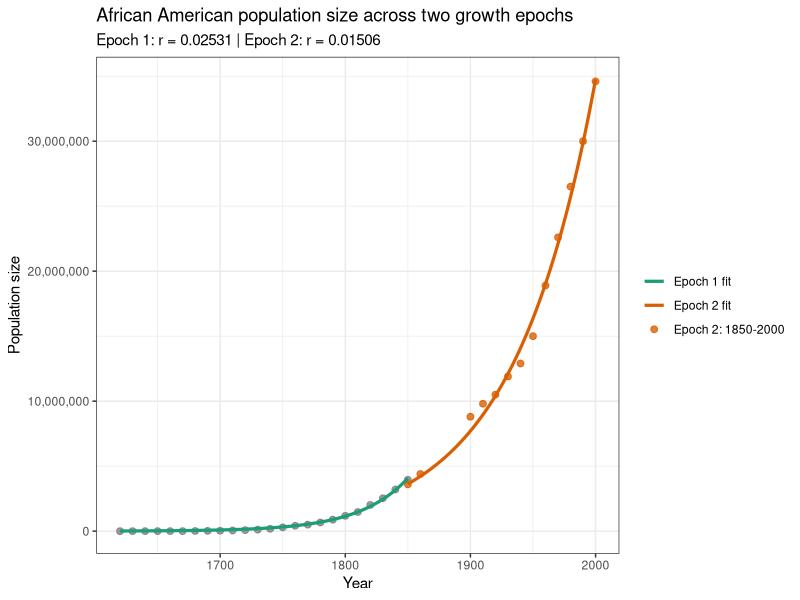
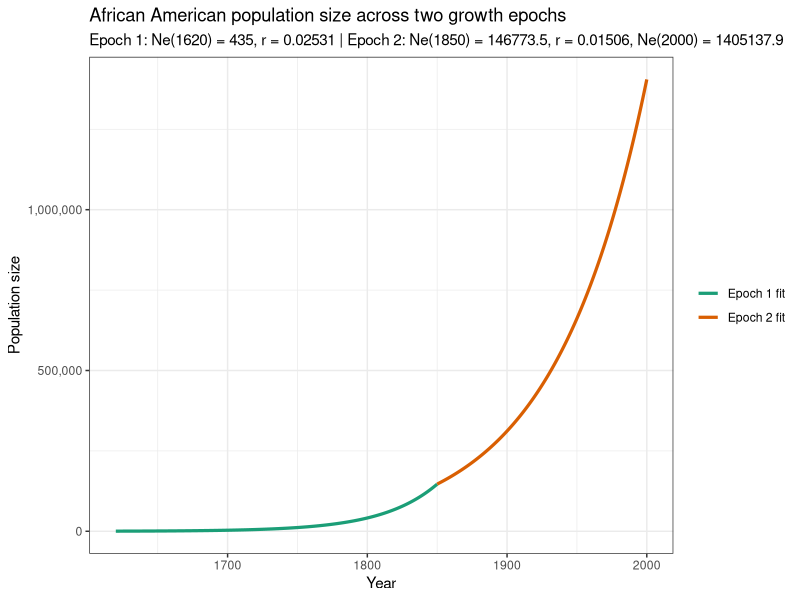
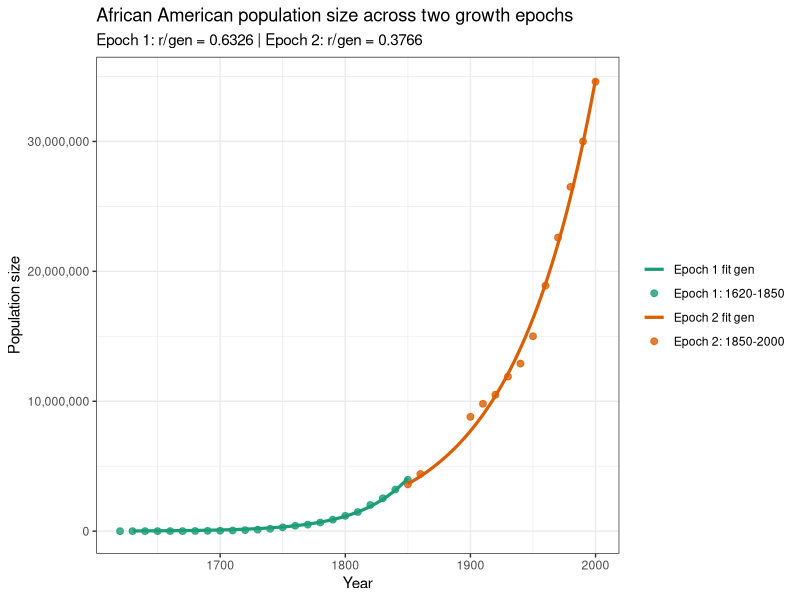
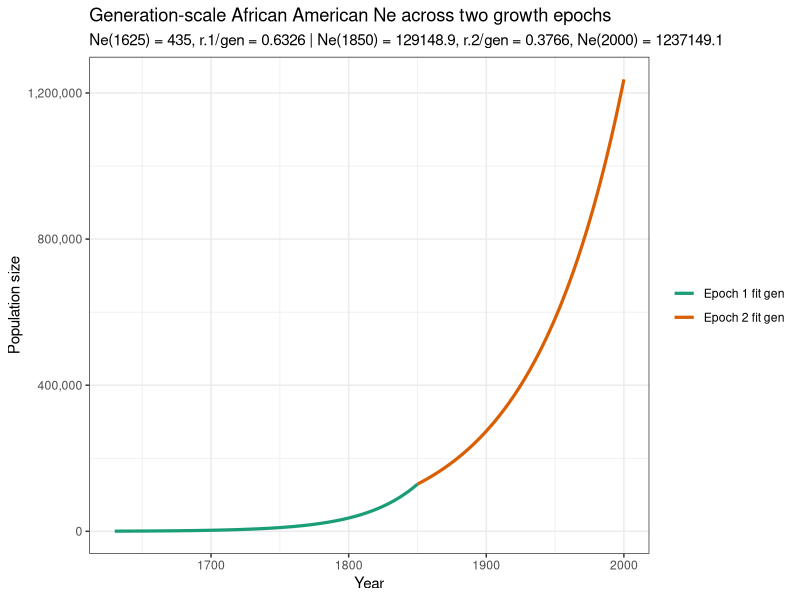
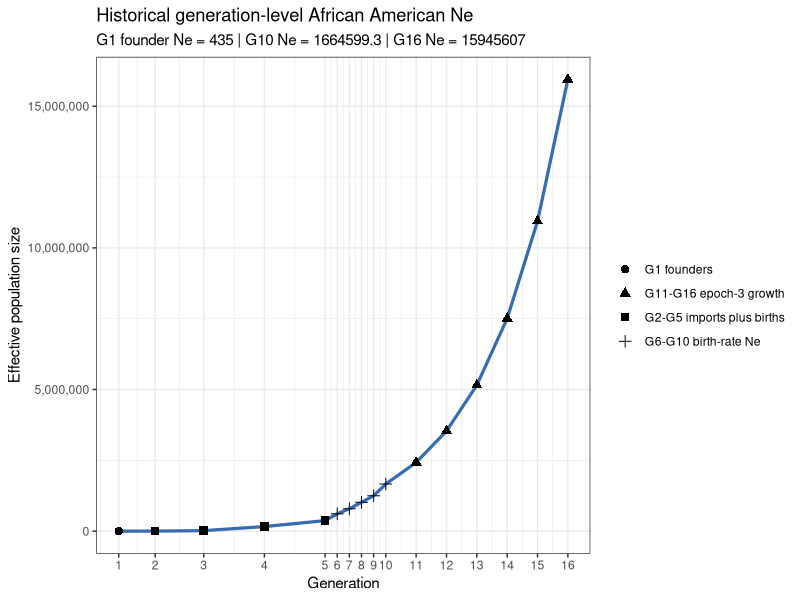

Reproduce these figures in R, in order.
# ______________________________________________________________________________
# Aydin Karatas
# ___
# University of Southern California
# Department of Quantitative and Computational Biology
# Mooney Lab
# ___
# calc.ADMIX.params.R
# ______________________________________________________________________________


library(tidyverse)

# rate 1 ----
# data from Hacker 2021
AA.pop.1.all <- data.frame(
  period = c(
    "1610-1620", "1620-1630", "1630-1640", "1640-1650", "1650-1660",
    "1660-1670", "1670-1680", "1680-1690", "1690-1700", "1700-1710",
    "1710-1720", "1720-1730", "1730-1740", "1740-1750", "1750-1760",
    "1760-1770", "1770-1780", "1780-1790", "1790-1800", "1800-1810",
    "1810-1820", "1820-1830", "1830-1840", "1840-1850", "1850-1860",
    "1860-1861", "1861-1862", "1862-1863", "1863-1864", "1864-1865"
  ),
  pop.beginning = c(
    0, 20, 59, 585, 1568,
    2862, 4444, 6832, 16394, 27806,
    41844, 67294, 95669, 156040, 247027,
    319290, 459446, 558921, 706514, 908036,
    1195182, 1550757, 2021968, 2530405, 3204420,
    3953760, 3991133, 3903859, 3815760, 3726828
  ),
  pop.end = c(
    20, 59, 585, 1568, 2862,
    4444, 6832, 16394, 27806, 41844,
    67294, 95669, 156040, 247027, 319290,
    459446, 558921, 706514, 908036, 1195182,
    1550757, 2021968, 2530405, 3204420, 3953760,
    3991133, 3903859, 3815760, 3726828, 3630336
  ),
  growth.rate.10yr = c(
    NA, 195.0, 891.5, 168.0, 82.5,
    55.3, 53.7, 140.0, 69.6, 50.5,
    60.8, 42.2, 63.1, 58.3, 29.3,
    43.9, 21.7, 26.4, 28.5, 31.6,
    29.8, 30.4, 25.1, 26.6, 23.4,
    NA, NA, NA, NA, NA
  ),
  person.years.lived = c(
    16, 361, 2293, 9970, 21505,
    35952, 55527, 109243, 215999, 343482,
    535651, 806513, 1234030, 1980625, 2816150,
    3851269, 5075599, 6298380, 8030652, 10450423,
    13652609, 17759559, 22666906, 28541607, 35659777,
    3972417, 3947335, 3859642, 3771119, 3144251
  ),
  hours.worked.millions = c(
    0, 1, 5, 23, 49,
    82, 127, 251, 496, 788,
    1229, 1850, 2831, 4544, 6461,
    8835, 11644, 14449, 18423, 23975,
    31321, 40743, 52001, 65478, 81808,
    9113, 9056, 8855, 8651, 7213
  ),
  assumed.birth.rate = c(
    NA, 22.4, 22.4, 22.4, 22.4,
    22.4, 26.5, 27.3, 29.1, 31.0,
    34.6, 41.3, 41.4, 41.2, 46.4,
    39.5, 39.1, 44.7, 50.3, 55.8,
    55.7, 56.5, 56.5, 54.0, 52.3,
    49.6, 49.6, 49.6, 49.6, 49.6
  ),
  births = c(
    NA, 8, 51, 223, 481,
    804, 1472, 2986, 6295, 10635,
    18524, 33316, 51150, 81536, 130654,
    151957, 198660, 281549, 403648, 583395,
    759768, 1003859, 1280680, 1539820, 1865898,
    197032, 195788, 191438, 187048, 155955
  ),
  imported = c(
    32, 150, 110, 301, 1335,
    3038, 3582, 4947, 8197, 16442,
    17622, 41334, 66672, 26455, 44718,
    59557, 41129, 25105, 16183, 77368,
    5207, 410, 91, 0, 303,
    110, 0, 0, 0, 0
  ),
  smuggled = c(
    NA, NA, NA, NA, NA,
    NA, NA, NA, NA, NA,
    NA, NA, NA, NA, NA,
    NA, NA, NA, NA, NA,
    NA, 1100, 900, 500, 200,
    NA, NA, NA, NA, NA
  ),
  natural.increase.rate = c(
    NA, -30.8, 18.1, 6.8, -0.2,
    -4.0, -2.2, 4.2, 1.5, -0.7,
    1.5, -1.6, -0.5, 3.3, 1.0,
    2.1, 1.3, 2.2, 2.6, 2.4,
    2.7, 2.9, 2.4, 2.4, 2.2,
    NA, NA, NA, NA, NA
  ),
  births.plus.imports = c(
    32, 158, 161, 524, 1816,
    3842, 5054, 7933, 14492, 27077,
    36146, 74650, 117822, 107991, 175372,
    211514, 239789, 306654, 419831, 660763,
    764975, 1005369, 1281671, 1540320, 1866401,
    197142, 195788, 191438, 187048, 155955
  ),
  percent.total = c(
    0.0, 0.0, 0.0, 0.0, 0.0,
    0.0, 0.1, 0.1, 0.1, 0.3,
    0.4, 0.8, 1.2, 1.1, 1.8,
    2.2, 2.4, 3.1, 4.3, 6.7,
    7.8, 10.3, 13.1, 15.7, 19.0,
    2.0, 2.0, 2.0, 1.9, 1.6
  ),
  cumulative.number = c(
    32, 190, 351, 875, 2691,
    6533, 11587, 19520, 34012, 61089,
    97235, 171885, 289707, 397698, 573070,
    784584, 1024373, 1331027, 1750858, 2411621,
    3176596, 4181965, 5463636, 7003956, 8870357,
    9067499, 9263287, 9454725, 9641773, 9797728
  ),
  cumulative.percent = c(
    0.0, 0.0, 0.0, 0.0, 0.0,
    0.1, 0.1, 0.2, 0.3, 0.6,
    1.0, 1.8, 3.0, 4.1, 5.8,
    8.0, 10.5, 13.6, 17.9, 24.6,
    32.4, 42.7, 55.8, 71.5, 90.5,
    92.5, 94.5, 96.5, 98.4, 100.0
  ),
  stringsAsFactors = FALSE
)

AA.pop.1 <- AA.pop.1.all %>%
  mutate(
    start.year = as.numeric(sub("-.*", "", period)),
    imported.prev = dplyr::lag(imported),
    pop.beginning.no.prev.imports = pop.end - imported.prev,
    std.year = start.year - min(start.year) - 10
  ) %>%
  filter(
    !is.na(pop.beginning.no.prev.imports),
    start.year <= 1850
    ) %>%
  select(start.year, std.year, pop.beginning.no.prev.imports) 

# fit linear model on log-transformed size and extract coefficients
log.lm.model.1 <- lm(
  log(AA.pop.1$pop.beginning.no.prev.imports) ~ AA.pop.1$std.year
  )
summary(log.lm.model.1)
r0.1 <- coef(log.lm.model.1)[2]
i0.1 <- exp(coef(log.lm.model.1)[1])

log.nls.model.1 <- nls(
  data = AA.pop.1, pop.beginning.no.prev.imports ~ a * exp(b * std.year), 
  start = list(a = i0.1, b = r0.1)
)
summary(log.nls.model.1)
i.1 <- 1.207e+04 # from summary
r.1 <- 2.531e-02 # from summary


# rate 2 ----
# from...
#   1. Time Almanac 2005,
#   2. Statistical Abstract of the United States: 2003
#   3. We, the American Blacks
AA.pop.2 <- data.frame(
  year = c(
    1850, 1860, 1900, 1910, 1920, 1930, 1940, 1950, 1960, 1970, 1980, 1990, 2000
    ), 
  size = c(
    3.6, 4.4, 8.8, 9.8, 10.5, 11.9, 12.9, 15.0, 18.9, 22.6, 26.5, 30.0, 34.6
    )
  )
AA.pop.2 <- AA.pop.2 %>% 
  mutate(
    std.year = year - min(year),
    size = size * 1e6
    )

# fit linear model on log-transformed size and extract coefficients
log.lm.model.2 <- lm(
  log(AA.pop.2$size) ~ AA.pop.2$std.year
)
summary(log.lm.model.2)
r0.2 <- coef(log.lm.model.2)[2]
i0.2 <- exp(coef(log.lm.model.2)[1])


log.nls.model.2 <- nls(
  data = AA.pop.2, size ~ a * exp(b * std.year), 
  start = list(a = i0.2, b = r0.2)
)
summary(log.nls.model.2)
i.2 <- 3.630e+06 # from summary
r.2 <- 1.506e-02 # from summary


# timings ----
# from Hacker, Baharian, and Mooney
g.switch <- 9 # at 1850, 
g.tot <- 15 # 15 generations from 2000 is 1925. approx start time of admix pop

# generation-scale timings ----
gen.time <- 25
admix.start.year <- 1625
epoch.switch.year <- 1850
present.year <- 2000
g.switch.gen <- (epoch.switch.year - admix.start.year) / gen.time
g.tot.gen <- (present.year - admix.start.year) / gen.time

# pop size estimates ----
N.0 <- AA.pop.1$pop.beginning.no.prev.imports[2]
N.1 <- N.0 * exp(g.switch * r.1)
N.2 <- N.1 * exp((g.tot - g.switch) * r.2)

# build observed data for plotting ----
AA.pop.plot.obs <- bind_rows(
  AA.pop.1 %>%
    transmute(
      year = start.year,
      size = pop.beginning.no.prev.imports,
      epoch = "Epoch 1: 1620-1850"
    ),
  AA.pop.2 %>%
    transmute(
      year = year,
      size = size,
      epoch = "Epoch 2: 1850-2000"
    )
)

# build fitted curves for plotting ----
AA.pop.plot.fit.1 <- tibble(
  year = seq(min(AA.pop.1$start.year), max(AA.pop.1$start.year), by = 1)
) %>%
  mutate(
    std.year = year - 1620,
    size = i.1 * exp(r.1 * std.year),
    epoch = "Epoch 1 fit"
  )

AA.pop.plot.fit.2 <- tibble(
  year = seq(min(AA.pop.2$year), max(AA.pop.2$year), by = 1)
) %>%
  mutate(
    std.year = year - 1850,
    size = i.2 * exp(r.2 * std.year),
    epoch = "Epoch 2 fit"
  )

AA.pop.plot.fit <- bind_rows(AA.pop.plot.fit.1, AA.pop.plot.fit.2)

# plot ----
ggplot() +
  geom_point(
    data = AA.pop.plot.obs,
    aes(x = year, y = size, color = epoch),
    size = 2,
    alpha = 0.8
  ) +
  geom_line(
    data = AA.pop.plot.fit,
    aes(x = year, y = size, color = epoch),
    linewidth = 1.1
  ) +
  scale_y_continuous(labels = scales::comma) +
  scale_color_manual(
    values = c(
      "Epoch 1: 1625-1850" = "#1b9e77",
      "Epoch 2: 1850-2000" = "#d95f02",
      "Epoch 1 fit" = "#1b9e77",
      "Epoch 2 fit" = "#d95f02"
    )
  ) +
  labs(
    x = "Year",
    y = "Population size",
    color = NULL,
    title = "African American population size across two growth epochs",
    subtitle = paste0(
      "Epoch 1: r = ", round(r.1, 5),
      " | Epoch 2: r = ", round(r.2, 5)
    )
  ) +
  theme_bw()

# plausable Ne curves ----
# build fitted curves for plotting ----
AA.pop.plot.fitNe.1 <- tibble(
  year = seq(min(AA.pop.1$start.year), max(AA.pop.1$start.year), by = 1)
) %>%
  mutate(
    std.year = year - 1620,
    size = 435 * exp(r.1 * std.year),
    epoch = "Epoch 1 fit"
  )

AA.pop.plot.fitNe.2 <- tibble(
  year = seq(min(AA.pop.2$year), max(AA.pop.2$year), by = 1)
) %>%
  mutate(
    std.year = year - 1850,
    size = as.numeric(AA.pop.plot.fitNe.1[nrow(AA.pop.plot.fitNe.1), "size"]) 
    * exp(r.2 * std.year),
    epoch = "Epoch 2 fit"
  )

AA.pop.plot.fitNe <- bind_rows(AA.pop.plot.fitNe.1, AA.pop.plot.fitNe.2)

# plot Ne ----
ggplot() +
  geom_line(
    data = AA.pop.plot.fitNe,
    aes(x = year, y = size, color = epoch),
    linewidth = 1.1
  ) +
  scale_y_continuous(labels = scales::comma) +
  scale_color_manual(
    values = c(
      "Epoch 1: 1625-1850" = "#1b9e77",
      "Epoch 2: 1850-2000" = "#d95f02",
      "Epoch 1 fit" = "#1b9e77",
      "Epoch 2 fit" = "#d95f02"
    )
  ) +
  labs(
    x = "Year",
    y = "Population size",
    color = NULL,
    title = "African American population size across two growth epochs",
    subtitle = paste0(
      "Epoch 1: Ne(1620) = ", 
      round(as.numeric(AA.pop.plot.fitNe[1, "size"]), 1), 
      ", r = ", round(r.1, 5),
      " | Epoch 2: Ne(1850) = ", 
      round(as.numeric(AA.pop.plot.fitNe[nrow(AA.pop.plot.fitNe.1), "size"]), 1),
      ", r = ", round(r.2, 5),
      ", Ne(2000) = ",
      round(as.numeric(AA.pop.plot.fitNe[nrow(AA.pop.plot.fitNe), "size"]), 1)
    )
  ) +
  theme_bw()

# generation-scale fits ----
AA.pop.1.gen <- AA.pop.1.all %>%
  mutate(
    start.year = as.numeric(sub("-.*", "", period)),
    imported.prev = dplyr::lag(imported),
    pop.beginning.no.prev.imports = pop.end - imported.prev,
    std.gen = (start.year - admix.start.year) / gen.time
  ) %>%
  filter(
    !is.na(pop.beginning.no.prev.imports),
    start.year >= admix.start.year,
    start.year <= epoch.switch.year
  ) %>%
  select(start.year, std.gen, pop.beginning.no.prev.imports)

AA.pop.2.gen <- AA.pop.2 %>%
  transmute(
    year = year,
    std.gen = (year - epoch.switch.year) / gen.time,
    size = size
  )

# generation-scale rate 1 ----
log.lm.model.1.gen <- lm(
  log(AA.pop.1.gen$pop.beginning.no.prev.imports) ~ AA.pop.1.gen$std.gen
)
summary(log.lm.model.1.gen)
r0.1.gen <- coef(log.lm.model.1.gen)[2]
i0.1.gen <- exp(coef(log.lm.model.1.gen)[1])

log.nls.model.1.gen <- nls(
  data = AA.pop.1.gen,
  pop.beginning.no.prev.imports ~ a * exp(b * std.gen),
  start = list(a = i0.1.gen, b = r0.1.gen)
)
summary(log.nls.model.1.gen)
i.1.gen <- coef(log.nls.model.1.gen)[["a"]]
r.1.gen <- coef(log.nls.model.1.gen)[["b"]]

# generation-scale rate 2 ----
log.lm.model.2.gen <- lm(log(AA.pop.2.gen$size) ~ AA.pop.2.gen$std.gen)
summary(log.lm.model.2.gen)
r0.2.gen <- coef(log.lm.model.2.gen)[2]
i0.2.gen <- exp(coef(log.lm.model.2.gen)[1])

log.nls.model.2.gen <- nls(
  data = AA.pop.2.gen,
  size ~ a * exp(b * std.gen),
  start = list(a = i0.2.gen, b = r0.2.gen)
)
summary(log.nls.model.2.gen)
i.2.gen <- coef(log.nls.model.2.gen)[["a"]]
r.2.gen <- coef(log.nls.model.2.gen)[["b"]]

# generation-scale pop size estimates ----
N.0.gen <- 435
N.1.gen <- N.0.gen * exp(g.switch.gen * r.1.gen)
N.2.gen <- N.1.gen * exp((g.tot.gen - g.switch.gen) * r.2.gen)

# console comparison output ----
cat(
  paste0(
    "\nYear vs generation growth-rate comparison\n",
    "Epoch 1 yearly r: ", round(r.1, 8),
    " | Epoch 1 generational r: ", round(r.1.gen, 8), "\n",
    "Epoch 2 yearly r: ", round(r.2, 8),
    " | Epoch 2 generational r: ", round(r.2.gen, 8), "\n",
    "g.switch.gen: ", g.switch.gen,
    " | g.tot.gen: ", g.tot.gen, "\n\n"
  )
)

# generation-scale census curves ----
AA.pop.plot.fit.1.gen <- tibble(
  year = seq(min(AA.pop.1.gen$start.year), max(AA.pop.1.gen$start.year), by = 1)
) %>%
  mutate(
    std.gen = (year - admix.start.year) / gen.time,
    size = i.1.gen * exp(r.1.gen * std.gen),
    epoch = "Epoch 1 fit gen"
  )

AA.pop.plot.fit.2.gen <- tibble(
  year = seq(min(AA.pop.2.gen$year), max(AA.pop.2.gen$year), by = 1)
) %>%
  mutate(
    std.gen = (year - epoch.switch.year) / gen.time,
    size = i.2.gen * exp(r.2.gen * std.gen),
    epoch = "Epoch 2 fit gen"
  )

AA.pop.plot.fit.gen <- bind_rows(AA.pop.plot.fit.1.gen, AA.pop.plot.fit.2.gen)

# plot generation-scale census fits ----
ggplot() +
  geom_point(
    data = AA.pop.plot.obs,
    aes(x = year, y = size, color = epoch),
    size = 2,
    alpha = 0.8
  ) +
  geom_line(
    data = AA.pop.plot.fit.gen,
    aes(x = year, y = size, color = epoch),
    linewidth = 1.1
  ) +
  scale_y_continuous(labels = scales::comma) +
  scale_color_manual(
    values = c(
      "Epoch 1: 1625-1850" = "#1b9e77",
      "Epoch 2: 1850-2000" = "#d95f02",
      "Epoch 1: 1620-1850" = "#1b9e77",
      "Epoch 1 fit gen" = "#1b9e77",
      "Epoch 2 fit gen" = "#d95f02"
    )
  ) +
  labs(
    x = "Year",
    y = "Population size",
    color = NULL,
    title = "African American population size across two growth epochs",
    subtitle = paste0(
      "Epoch 1: r/gen = ", round(r.1.gen, 5),
      " | Epoch 2: r/gen = ", round(r.2.gen, 5)
    )
  ) +
  theme_bw()

# generation-scale plausable Ne curves ----
AA.pop.plot.fitNe.1.gen <- tibble(
  year = seq(min(AA.pop.1.gen$start.year), max(AA.pop.1.gen$start.year), by = 1)
) %>%
  mutate(
    std.gen = (year - admix.start.year) / gen.time,
    size = N.0.gen * exp(r.1.gen * std.gen),
    epoch = "Epoch 1 fit gen"
  )

AA.pop.plot.fitNe.2.gen <- tibble(
  year = seq(min(AA.pop.2.gen$year), max(AA.pop.2.gen$year), by = 1)
) %>%
  mutate(
    std.gen = (year - epoch.switch.year) / gen.time,
    size = N.1.gen * exp(r.2.gen * std.gen),
    epoch = "Epoch 2 fit gen"
  )

AA.pop.plot.fitNe.gen <- bind_rows(
  AA.pop.plot.fitNe.1.gen,
  AA.pop.plot.fitNe.2.gen
)

# plot generation-scale Ne ----
ggplot() +
  geom_line(
    data = AA.pop.plot.fitNe.gen,
    aes(x = year, y = size, color = epoch),
    linewidth = 1.1
  ) +
  scale_y_continuous(labels = scales::comma) +
  scale_color_manual(
    values = c(
      "Epoch 1 fit gen" = "#1b9e77",
      "Epoch 2 fit gen" = "#d95f02"
    )
  ) +
  labs(
    x = "Year",
    y = "Population size",
    color = NULL,
    title = "Generation-scale African American Ne across two growth epochs",
    subtitle = paste0(
      "Ne(1625) = ", round(N.0.gen, 1),
      ", r.1/gen = ", round(r.1.gen, 5),
      " | Ne(1850) = ", round(N.1.gen, 1),
      ", r.2/gen = ", round(r.2.gen, 5),
      ", Ne(2000) = ", round(N.2.gen, 1)
    )
  ) +
  theme_bw()

# historical generation-level Ne calculator ----
# Editable scenario inputs for the first historical Ne pass.
hist.afr.founder.count <- 326
hist.afr.female.proportion <- 0.5
hist.eur.founder.count <- 109
hist.eur.female.proportion <- 0.5
hist.epoch.3.growth.rate <- r.2.gen

# Stored for later msprime work. These proportions are not used below.
AA.pop.hist.mixing.proportions <- tibble(
  generation = 1:16,
  afr.proportion = rep(0.75, 16),
  eur.proportion = rep(0.25, 16)
)

calc.founder.ne <- function(founder.count, female.proportion) {
  female.count <- founder.count * female.proportion
  male.count <- founder.count - female.count

  if (female.count <= 0 || male.count <= 0) {
    return(0)
  }

  4 * female.count * male.count / (female.count + male.count)
}

AA.pop.hist.generation.map <- tibble(
  generation = 1:10,
  generation.start.year = c(
    1610, 1630, 1660, 1700, 1750,
    1800, 1810, 1820, 1830, 1840
  ),
  generation.end.year = c(
    1630, 1660, 1700, 1750, 1800,
    1810, 1820, 1830, 1840, 1850
  ),
  periods = list(
    c("1610-1620", "1620-1630"),
    c("1630-1640", "1640-1650", "1650-1660"),
    c("1660-1670", "1670-1680", "1680-1690", "1690-1700"),
    c("1700-1710", "1710-1720", "1720-1730", "1730-1740",
      "1740-1750"),
    c("1750-1760", "1760-1770", "1770-1780", "1780-1790",
      "1790-1800"),
    c("1800-1810"),
    c("1810-1820"),
    c("1820-1830"),
    c("1830-1840"),
    c("1840-1850")
  )
)

AA.pop.hist.hacker <- AA.pop.1.all %>%
  mutate(
    start.year = as.numeric(sub("-.*", "", period)),
    end.year = as.numeric(sub(".*-", "", period))
  ) %>%
  select(
    period,
    start.year,
    end.year,
    person.years.lived,
    assumed.birth.rate,
    imported,
    births,
    pop.end
  )

AA.pop.hist.agg <- AA.pop.hist.generation.map %>%
  unnest(periods) %>%
  left_join(AA.pop.hist.hacker, by = c("periods" = "period")) %>%
  arrange(generation, start.year) %>%
  group_by(generation, generation.start.year, generation.end.year) %>%
  summarise(
    periods = paste(periods, collapse = ", "),
    imported = sum(imported, na.rm = TRUE),
    births = sum(births, na.rm = TRUE),
    birth.rate = weighted.mean(
      assumed.birth.rate,
      person.years.lived,
      na.rm = TRUE
    ),
    pop.end = dplyr::last(pop.end),
    .groups = "drop"
  ) %>%
  mutate(
    epoch = case_when(
      generation == 1 ~ "G1 founders",
      generation <= 5 ~ "G2-G5 imports plus births",
      TRUE ~ "G6-G10 birth-rate Ne"
    )
  )

AA.pop.hist.future <- tibble(
  generation = 11:16,
  generation.start.year = epoch.switch.year + ((generation - 11) * gen.time),
  generation.end.year = epoch.switch.year + ((generation - 10) * gen.time),
  periods = NA_character_,
  imported = NA_real_,
  births = NA_real_,
  birth.rate = NA_real_,
  pop.end = NA_real_,
  epoch = "G11-G16 epoch-3 growth"
)

AA.pop.hist.ne <- bind_rows(AA.pop.hist.agg, AA.pop.hist.future) %>%
  arrange(generation) %>%
  mutate(
    prev.births = dplyr::lag(births),
    female.imported = if_else(
      generation >= 2 & generation <= 5,
      ceiling(imported / 3),
      NA_real_
    ),
    male.imported = if_else(
      generation >= 2 & generation <= 5,
      floor(2 * imported / 3),
      NA_real_
    ),
    female.potential = if_else(
      generation >= 2 & generation <= 5,
      0.5 * prev.births,
      NA_real_
    ),
    male.potential = if_else(
      generation >= 2 & generation <= 5,
      0.5 * prev.births,
      NA_real_
    ),
    female.total = female.imported + female.potential,
    male.total = male.imported + male.potential,
    adult.population = if_else(
      generation >= 6 & generation <= 10,
      pop.end - births,
      NA_real_
    ),
    k = if_else(
      generation >= 6 & generation <= 10,
      gen.time * birth.rate / 1000,
      NA_real_
    )
  )

hist.ne.g1 <- calc.founder.ne(
  hist.afr.founder.count,
  hist.afr.female.proportion
) +
  calc.founder.ne(
    hist.eur.founder.count,
    hist.eur.female.proportion
  )

AA.pop.hist.ne <- AA.pop.hist.ne %>%
  mutate(
    ne = case_when(
      generation == 1 ~ hist.ne.g1,
      generation >= 2 & generation <= 5 ~
        4 * female.total * male.total / (female.total + male.total),
      generation >= 6 & generation <= 10 ~
        (k * adult.population - 1) / k,
      TRUE ~ NA_real_
    )
  )

hist.ne.g10 <- AA.pop.hist.ne %>%
  filter(generation == 10) %>%
  pull(ne)

AA.pop.hist.ne <- AA.pop.hist.ne %>%
  mutate(
    ne = if_else(
      generation >= 11,
      hist.ne.g10 * exp(hist.epoch.3.growth.rate * (generation - 10)),
      ne
    )
  ) %>%
  select(
    generation,
    generation.start.year,
    generation.end.year,
    periods,
    epoch,
    imported,
    births,
    birth.rate,
    pop.end,
    female.total,
    male.total,
    adult.population,
    k,
    ne
  )

stopifnot(
  identical(sort(AA.pop.hist.ne$generation), 1:16),
  all(!is.na(AA.pop.hist.ne$female.total[2:5])),
  all(!is.na(AA.pop.hist.ne$male.total[2:5])),
  all(!is.na(AA.pop.hist.ne$adult.population[6:10])),
  all(!is.na(AA.pop.hist.ne$k[6:10])),
  all(is.finite(AA.pop.hist.ne$ne)),
  all(AA.pop.hist.ne$ne > 0)
)

cat("\nHistorical generation-level ADMIX Ne summary\n")
print(
  AA.pop.hist.ne %>%
    filter(generation <= 10 | generation == 16) %>%
    select(
      generation,
      generation.end.year,
      epoch,
      imported,
      births,
      birth.rate,
      female.total,
      male.total,
      adult.population,
      k,
      ne
    ),
  n = Inf
)

cat(
  paste0(
    "\nHistorical present-day G16 Ne: ",
    round(AA.pop.hist.ne$ne[AA.pop.hist.ne$generation == 16], 1),
    "\n"
  )
)

ggplot(
  data = AA.pop.hist.ne,
  aes(x = generation.end.year, y = ne)
) +
  geom_line(color = "#386cb0", linewidth = 1.1) +
  geom_point(aes(shape = epoch), size = 2.5) +
  scale_y_continuous(labels = scales::comma) +
  scale_x_continuous(
    breaks = AA.pop.hist.ne$generation.end.year,
    labels = AA.pop.hist.ne$generation
  ) +
  labs(
    x = "Generation",
    y = "Effective population size",
    shape = NULL,
    title = "Historical generation-level African American Ne",
    subtitle = paste0(
      "G1 founder Ne = ", round(hist.ne.g1, 1),
      " | G10 Ne = ", round(hist.ne.g10, 1),
      " | G16 Ne = ",
      round(AA.pop.hist.ne$ne[AA.pop.hist.ne$generation == 16], 1)
    )
  ) +
  theme_bw()
